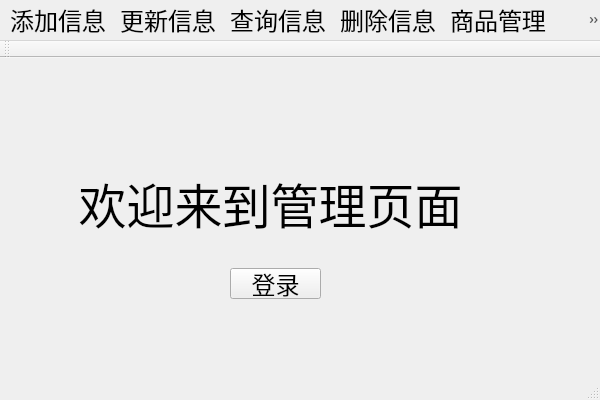
<?xml version="1.0" encoding="UTF-8"?>
<ui version="4.0">
 <class>MyCompany</class>
 <widget class="QMainWindow" name="MyCompany">
  <property name="geometry">
   <rect>
    <x>0</x>
    <y>0</y>
    <width>600</width>
    <height>400</height>
   </rect>
  </property>
  <property name="font">
   <font>
    <family>楷体</family>
    <pointsize>18</pointsize>
   </font>
  </property>
  <property name="windowTitle">
   <string>工厂管理系统</string>
  </property>
  <widget class="QWidget" name="centralWidget">
   <widget class="QLabel" name="label">
    <property name="geometry">
     <rect>
      <x>70</x>
      <y>70</y>
      <width>401</width>
      <height>151</height>
     </rect>
    </property>
    <property name="font">
     <font>
      <pointsize>36</pointsize>
     </font>
    </property>
    <property name="text">
     <string>欢迎来到管理页面</string>
    </property>
    <property name="alignment">
     <set>Qt::AlignCenter</set>
    </property>
   </widget>
   <widget class="QPushButton" name="LoginButton">
    <property name="geometry">
     <rect>
      <x>230</x>
      <y>210</y>
      <width>91</width>
      <height>31</height>
     </rect>
    </property>
    <property name="text">
     <string>登录</string>
    </property>
   </widget>
  </widget>
  <widget class="QMenuBar" name="menuBar">
   <property name="geometry">
    <rect>
     <x>0</x>
     <y>0</y>
     <width>600</width>
     <height>23</height>
    </rect>
   </property>
   <widget class="QMenu" name="menu">
    <property name="title">
     <string>添加信息</string>
    </property>
    <addaction name="separator"/>
    <addaction name="actionAddEmployee"/>
    <addaction name="actionAddCommoditytable"/>
    <addaction name="actionAddDepartment"/>
   </widget>
   <widget class="QMenu" name="menu_2">
    <property name="title">
     <string>更新信息</string>
    </property>
    <addaction name="actionUpdateEmployee"/>
    <addaction name="actionUpdateCommodity"/>
    <addaction name="actionUpdateDepartment"/>
   </widget>
   <widget class="QMenu" name="menu_3">
    <property name="title">
     <string>查询信息</string>
    </property>
    <addaction name="actionQueryEmployee"/>
    <addaction name="actionQueryCommodity"/>
    <addaction name="actionQureyDepartment"/>
   </widget>
   <widget class="QMenu" name="menu_4">
    <property name="title">
     <string>删除信息</string>
    </property>
    <addaction name="actionDeleteEmployee"/>
    <addaction name="actionDeleteDepartment"/>
    <addaction name="actionDeleteCommodity"/>
   </widget>
   <widget class="QMenu" name="menu_5">
    <property name="title">
     <string>商品管理</string>
    </property>
    <addaction name="actionAddCommodity"/>
    <addaction name="actionSaleCommodity"/>
    <addaction name="actionTransferCommodity"/>
   </widget>
   <widget class="QMenu" name="menu_6">
    <property name="title">
     <string>密码更改</string>
    </property>
    <addaction name="actionUpdatePassword"/>
   </widget>
   <addaction name="menu"/>
   <addaction name="menu_2"/>
   <addaction name="menu_3"/>
   <addaction name="menu_4"/>
   <addaction name="menu_5"/>
   <addaction name="menu_6"/>
  </widget>
  <widget class="QToolBar" name="mainToolBar">
   <attribute name="toolBarArea">
    <enum>TopToolBarArea</enum>
   </attribute>
   <attribute name="toolBarBreak">
    <bool>false</bool>
   </attribute>
  </widget>
  <widget class="QStatusBar" name="statusBar"/>
  <action name="actionAddEmployee">
   <property name="text">
    <string>AddEmployee</string>
   </property>
  </action>
  <action name="actionAddCommoditytable">
   <property name="text">
    <string>AddCommoditytable</string>
   </property>
  </action>
  <action name="actionAddDepartment">
   <property name="text">
    <string>AddDepartment</string>
   </property>
  </action>
  <action name="actionaddRecoder">
   <property name="text">
    <string>addRecoder</string>
   </property>
  </action>
  <action name="actionUpdateEmployee">
   <property name="text">
    <string>UpdateEmployee</string>
   </property>
  </action>
  <action name="actionUpdateCommodity">
   <property name="text">
    <string>UpdateCommodity</string>
   </property>
  </action>
  <action name="actionUpdateDepartment">
   <property name="text">
    <string>UpdateDepartment</string>
   </property>
  </action>
  <action name="actionQueryEmployee">
   <property name="text">
    <string>QueryEmployee</string>
   </property>
  </action>
  <action name="actionQueryCommodity">
   <property name="text">
    <string>QueryCommodity</string>
   </property>
  </action>
  <action name="actionQureyDepartment">
   <property name="text">
    <string>QureyDepartment</string>
   </property>
  </action>
  <action name="actionDeleteEmployee">
   <property name="text">
    <string>DeleteEmployee</string>
   </property>
  </action>
  <action name="actionDeleteDepartment">
   <property name="text">
    <string>DeleteDepartment</string>
   </property>
  </action>
  <action name="actionDeleteCommodity">
   <property name="text">
    <string>DeleteCommodity</string>
   </property>
  </action>
  <action name="actionAddCommodity">
   <property name="text">
    <string>AddCommodity</string>
   </property>
  </action>
  <action name="actionSaleCommodity">
   <property name="text">
    <string>SaleCommodity</string>
   </property>
  </action>
  <action name="actionTransferCommodity">
   <property name="text">
    <string>TransferCommodity</string>
   </property>
  </action>
  <action name="actionUpdatePassword">
   <property name="text">
    <string>UpdatePassword</string>
   </property>
  </action>
 </widget>
 <layoutdefault spacing="6" margin="11"/>
 <resources>
  <include location="MyCompany.qrc"/>
 </resources>
 <connections/>
</ui>
